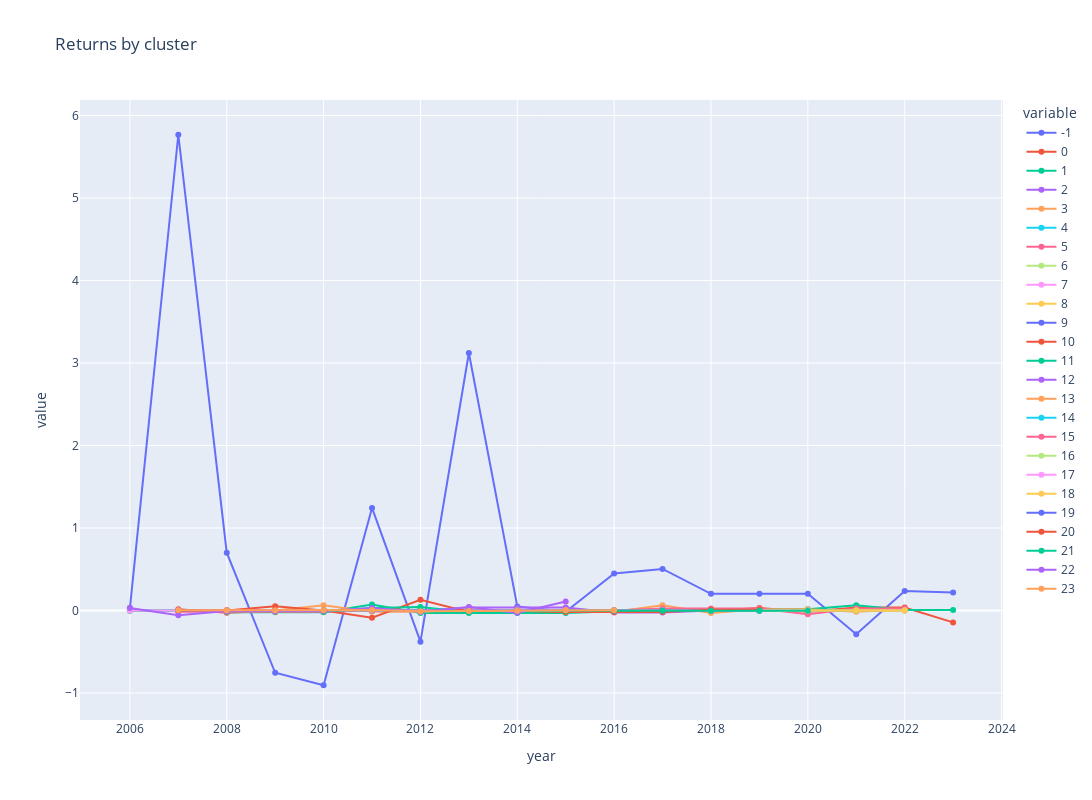

Here is the notebook cell this chart was saved with:
### Code cell
from jre_utils.visualize import plot_time_series


plot_time_series(combined_cluster_df, column="annualized_return", group_by_columns=["cluster_code", "year"], granularity_columns=["cluster_code"], title="Returns by cluster")

### Figure 1 — Plotly figure (JSON) as saved in the notebook; plotly's stock layout.template omitted (floating-point values rounded to 4 significant figures)
{"data": [{"hovertemplate": "variable=-1<br>year=%{x}<br>value=%{y}<extra></extra>", "legendgroup": "-1", "line": {"color": "#636efa", "dash": "solid"}, "marker": {"symbol": "circle"}, "mode": "lines+markers", "name": "-1", "orientation": "v", "showlegend": true, "type": "scatter", "x": [2006, 2007, 2008, 2009, 2010, 2011, 2012, 2013, 2014, 2015, 2016, 2017, 2018, 2019, 2020, 2021, 2022, 2023], "xaxis": "x", "y": [0.02904, 5.766, 0.7009, -0.7553, -0.9065, 1.243, -0.3785, 3.121, 0.04953, -0.01597, 0.4486, 0.5037, 0.2023, 0.2023, 0.2023, -0.2887, 0.2349, 0.2181], "yaxis": "y"}, {"hovertemplate": "variable=0<br>year=%{x}<br>value=%{y}<extra></extra>", "legendgroup": "0", "line": {"color": "#EF553B", "dash": "solid"}, "marker": {"symbol": "circle"}, "mode": "lines+markers", "name": "0", "orientation": "v", "showlegend": true, "type": "scatter", "x": [2006, 2007, 2008, 2009, 2010, 2011, 2012, 2013, 2014, 2015, 2016, 2017, 2018, 2019, 2020, 2021, 2022, 2023], "xaxis": "x", "y": [null, 0.01419, -0.02807, -0.002937, -0.002937, -0.002937, -0.002937, -0.002937, -0.002937, -0.002937, -0.002937, -0.002937, -0.002937, 0.02985, -0.01449, 0.03611, 0.03611, -0.1445], "yaxis": "y"}, {"hovertemplate": "variable=1<br>year=%{x}<br>value=%{y}<extra></extra>", "legendgroup": "1", "line": {"color": "#00cc96", "dash": "solid"}, "marker": {"symbol": "circle"}, "mode": "lines+markers", "name": "1", "orientation": "v", "showlegend": true, "type": "scatter", "x": [2006, 2007, 2008, 2009, 2010, 2011, 2012, 2013, 2014, 2015, 2016, 2017, 2018, 2019, 2020, 2021, 2022, 2023], "xaxis": "x", "y": [null, null, -0.02287, -0.02287, -0.02287, 0.07268, -0.02938, -0.02938, -0.03099, -0.03099, -0.01093, -0.01093, 0.0146, 0.0146, 0.0146, 0.06383, 0.004766, 0.004766], "yaxis": "y"}, {"hovertemplate": "variable=2<br>year=%{x}<br>value=%{y}<extra></extra>", "legendgroup": "2", "line": {"color": "#ab63fa", "dash": "solid"}, "marker": {"symbol": "circle"}, "mode": "lines+markers", "name": "2", "orientation": "v", "showlegend": true, "type": "scatter", "x": [2006, 2007, 2008, 2009, 2010, 2011, 2012, 2013, 2014, 2015, 2016, 2017, 2018, 2019, 2020, 2021, 2022, 2023], "xaxis": "x", "y": [null, null, -0.005465, -0.005465, -0.005465, -0.005465, -0.005465, 0.03574, 0.03574, 0.03574, -0.02532, -0.02532, 0, 0, 0.006341, null, null, null], "yaxis": "y"}, {"hovertemplate": "variable=3<br>year=%{x}<br>value=%{y}<extra></extra>", "legendgroup": "3", "line": {"color": "#FFA15A", "dash": "solid"}, "marker": {"symbol": "circle"}, "mode": "lines+markers", "name": "3", "orientation": "v", "showlegend": true, "type": "scatter", "x": [2006, 2007, 2008, 2009, 2010, 2011, 2012, 2013, 2014, 2015, 2016, 2017, 2018, 2019, 2020, 2021, 2022, 2023], "xaxis": "x", "y": [null, 0, 0, 0, 0.0625, -0.01482, -0.01482, 0.01504, -0.01482, -0.01527, -0.01527, 0.0625, -0.02941, 0.01504, 0.01504, -0.01569, 0.01594, null], "yaxis": "y"}, {"hovertemplate": "variable=4<br>year=%{x}<br>value=%{y}<extra></extra>", "legendgroup": "4", "line": {"color": "#19d3f3", "dash": "solid"}, "marker": {"symbol": "circle"}, "mode": "lines+markers", "name": "4", "orientation": "v", "showlegend": true, "type": "scatter", "x": [2006, 2007, 2008, 2009, 2010, 2011, 2012, 2013, 2014, 2015, 2016, 2017, 2018, 2019, 2020, 2021, 2022, 2023], "xaxis": "x", "y": [null, null, null, null, 0, 0, 0, 0, 0, 0, 0, 0, 0, 0, 0, 0, null, null], "yaxis": "y"}, {"hovertemplate": "variable=5<br>year=%{x}<br>value=%{y}<extra></extra>", "legendgroup": "5", "line": {"color": "#FF6692", "dash": "solid"}, "marker": {"symbol": "circle"}, "mode": "lines+markers", "name": "5", "orientation": "v", "showlegend": true, "type": "scatter", "x": [2006, 2007, 2008, 2009, 2010, 2011, 2012, 2013, 2014, 2015, 2016, 2017, 2018, 2019, 2020, 2021, 2022, 2023], "xaxis": "x", "y": [null, -0.0171, -0.0171, -0.0171, -0.0171, 0, 0, 0, 0, 0, 0, 0.02326, 0.02326, 0.02326, -0.04495, 0.02326, 0.02326, null], "yaxis": "y"}, {"hovertemplate": "variable=6<br>year=%{x}<br>value=%{y}<extra></extra>", "legendgroup": "6", "line": {"color": "#B6E880", "dash": "solid"}, "marker": {"symbol": "circle"}, "mode": "lines+markers", "name": "6", "orientation": "v", "showlegend": true, "type": "scatter", "x": [2006, 2007, 2008, 2009, 2010, 2011, 2012, 2013, 2014, 2015, 2016, 2017, 2018, 2019, 2020, 2021, 2022, 2023], "xaxis": "x", "y": [0, 0, 0, 0, 0, 0, 0, 0, 0, 0, 0, 0, 0, 0, 0, 0, 0, null], "yaxis": "y"}, {"hovertemplate": "variable=7<br>year=%{x}<br>value=%{y}<extra></extra>", "legendgroup": "7", "line": {"color": "#FF97FF", "dash": "solid"}, "marker": {"symbol": "circle"}, "mode": "lines+markers", "name": "7", "orientation": "v", "showlegend": true, "type": "scatter", "x": [2006, 2007, 2008, 2009, 2010, 2011, 2012, 2013, 2014, 2015, 2016, 2017, 2018, 2019, 2020, 2021, 2022, 2023], "xaxis": "x", "y": [null, 0, 0, 0, 0, 0, 0, 0, 0, 0, 0, 0, 0, 0, null, null, null, null], "yaxis": "y"}, {"hovertemplate": "variable=8<br>year=%{x}<br>value=%{y}<extra></extra>", "legendgroup": "8", "line": {"color": "#FECB52", "dash": "solid"}, "marker": {"symbol": "circle"}, "mode": "lines+markers", "name": "8", "orientation": "v", "showlegend": true, "type": "scatter", "x": [2006, 2007, 2008, 2009, 2010, 2011, 2012, 2013, 2014, 2015, 2016, 2017, 2018, 2019, 2020, 2021, 2022, 2023], "xaxis": "x", "y": [0, 0, 0, 0, 0, 0, 0, 0, 0, 0, 0, 0, 0, 0, 0, null, null, null], "yaxis": "y"}, {"hovertemplate": "variable=9<br>year=%{x}<br>value=%{y}<extra></extra>", "legendgroup": "9", "line": {"color": "#636efa", "dash": "solid"}, "marker": {"symbol": "circle"}, "mode": "lines+markers", "name": "9", "orientation": "v", "showlegend": true, "type": "scatter", "x": [2006, 2007, 2008, 2009, 2010, 2011, 2012, 2013, 2014, 2015, 2016, 2017, 2018, 2019, 2020, 2021, 2022, 2023], "xaxis": "x", "y": [1.776e-15, -1.776e-15, 0, 0, 0, 0, 0, 0, 0, 0, 0, null, null, null, null, null, null, null], "yaxis": "y"}, {"hovertemplate": "variable=10<br>year=%{x}<br>value=%{y}<extra></extra>", "legendgroup": "10", "line": {"color": "#EF553B", "dash": "solid"}, "marker": {"symbol": "circle"}, "mode": "lines+markers", "name": "10", "orientation": "v", "showlegend": true, "type": "scatter", "x": [2006, 2007, 2008, 2009, 2010, 2011, 2012, 2013, 2014, 2015, 2016, 2017, 2018, 2019, 2020, 2021, 2022, 2023], "xaxis": "x", "y": [null, 0, 0, 0, 0, 0, 0, 0, 0, 0, 0, 0, 0, 0, null, null, null, null], "yaxis": "y"}, {"hovertemplate": "variable=11<br>year=%{x}<br>value=%{y}<extra></extra>", "legendgroup": "11", "line": {"color": "#00cc96", "dash": "solid"}, "marker": {"symbol": "circle"}, "mode": "lines+markers", "name": "11", "orientation": "v", "showlegend": true, "type": "scatter", "x": [2006, 2007, 2008, 2009, 2010, 2011, 2012, 2013, 2014, 2015, 2016, 2017, 2018, 2019, 2020, 2021, 2022, 2023], "xaxis": "x", "y": [0, 0, 0, 0, 0, 0, 0, 0, 0, 0, 0, 0, 0, 0, 0, 0, null, null], "yaxis": "y"}, {"hovertemplate": "variable=12<br>year=%{x}<br>value=%{y}<extra></extra>", "legendgroup": "12", "line": {"color": "#ab63fa", "dash": "solid"}, "marker": {"symbol": "circle"}, "mode": "lines+markers", "name": "12", "orientation": "v", "showlegend": true, "type": "scatter", "x": [2006, 2007, 2008, 2009, 2010, 2011, 2012, 2013, 2014, 2015, 2016, 2017, 2018, 2019, 2020, 2021, 2022, 2023], "xaxis": "x", "y": [null, 0, 0, 0, 0, 0, 0, 0, 0, 0, 0, 0, 0, 0, null, null, null, null], "yaxis": "y"}, {"hovertemplate": "variable=13<br>year=%{x}<br>value=%{y}<extra></extra>", "legendgroup": "13", "line": {"color": "#FFA15A", "dash": "solid"}, "marker": {"symbol": "circle"}, "mode": "lines+markers", "name": "13", "orientation": "v", "showlegend": true, "type": "scatter", "x": [2006, 2007, 2008, 2009, 2010, 2011, 2012, 2013, 2014, 2015, 2016, 2017, 2018, 2019, 2020, 2021, 2022, 2023], "xaxis": "x", "y": [0, 0, 0, 0, 0, 0, 0, 0, 0, 0, 0, 0, null, null, null, null, null, null], "yaxis": "y"}, {"hovertemplate": "variable=14<br>year=%{x}<br>value=%{y}<extra></extra>", "legendgroup": "14", "line": {"color": "#19d3f3", "dash": "solid"}, "marker": {"symbol": "circle"}, "mode": "lines+markers", "name": "14", "orientation": "v", "showlegend": true, "type": "scatter", "x": [2006, 2007, 2008, 2009, 2010, 2011, 2012, 2013, 2014, 2015, 2016, 2017, 2018, 2019, 2020, 2021, 2022, 2023], "xaxis": "x", "y": [0, 0, 0, 0, 0, 0, 0, 0, 0, 0, 0, 0, 0, 0, 0, null, null, null], "yaxis": "y"}, {"hovertemplate": "variable=15<br>year=%{x}<br>value=%{y}<extra></extra>", "legendgroup": "15", "line": {"color": "#FF6692", "dash": "solid"}, "marker": {"symbol": "circle"}, "mode": "lines+markers", "name": "15", "orientation": "v", "showlegend": true, "type": "scatter", "x": [2006, 2007, 2008, 2009, 2010, 2011, 2012, 2013, 2014, 2015, 2016, 2017, 2018, 2019, 2020, 2021, 2022, 2023], "xaxis": "x", "y": [null, 0, 0, 0, 0, 0, 0, 0, 0, 0, 0, 0, 0, 0, 0, 0, 0, null], "yaxis": "y"}, {"hovertemplate": "variable=16<br>year=%{x}<br>value=%{y}<extra></extra>", "legendgroup": "16", "line": {"color": "#B6E880", "dash": "solid"}, "marker": {"symbol": "circle"}, "mode": "lines+markers", "name": "16", "orientation": "v", "showlegend": true, "type": "scatter", "x": [2006, 2007, 2008, 2009, 2010, 2011, 2012, 2013, 2014, 2015, 2016, 2017, 2018, 2019, 2020, 2021, 2022, 2023], "xaxis": "x", "y": [null, null, 0, 0, 0, 0, 0, 0, 0, 0, 0, 0, 0, 0, 0, 0, 0, null], "yaxis": "y"}, {"hovertemplate": "variable=17<br>year=%{x}<br>value=%{y}<extra></extra>", "legendgroup": "17", "line": {"color": "#FF97FF", "dash": "solid"}, "marker": {"symbol": "circle"}, "mode": "lines+markers", "name": "17", "orientation": "v", "showlegend": true, "type": "scatter", "x": [2006, 2007, 2008, 2009, 2010, 2011, 2012, 2013, 2014, 2015, 2016, 2017, 2018, 2019, 2020, 2021, 2022, 2023], "xaxis": "x", "y": [0, 0, 0, 0, 0, 0, 0, 0, 0, 0, 0, 0, 0, 0, 0, null, null, null], "yaxis": "y"}, {"hovertemplate": "variable=18<br>year=%{x}<br>value=%{y}<extra></extra>", "legendgroup": "18", "line": {"color": "#FECB52", "dash": "solid"}, "marker": {"symbol": "circle"}, "mode": "lines+markers", "name": "18", "orientation": "v", "showlegend": true, "type": "scatter", "x": [2006, 2007, 2008, 2009, 2010, 2011, 2012, 2013, 2014, 2015, 2016, 2017, 2018, 2019, 2020, 2021, 2022, 2023], "xaxis": "x", "y": [null, null, null, 0, 0, 0, 0, 0, 0, 0, 0, 0, 0, 0, 0, 0, 0, null], "yaxis": "y"}, {"hovertemplate": "variable=19<br>year=%{x}<br>value=%{y}<extra></extra>", "legendgroup": "19", "line": {"color": "#636efa", "dash": "solid"}, "marker": {"symbol": "circle"}, "mode": "lines+markers", "name": "19", "orientation": "v", "showlegend": true, "type": "scatter", "x": [2006, 2007, 2008, 2009, 2010, 2011, 2012, 2013, 2014, 2015, 2016, 2017, 2018, 2019, 2020, 2021, 2022, 2023], "xaxis": "x", "y": [null, 0, 0, 0, 0, 0, 0, 0, 0, 0, 0, 0, 0, 0, null, null, null, null], "yaxis": "y"}, {"hovertemplate": "variable=20<br>year=%{x}<br>value=%{y}<extra></extra>", "legendgroup": "20", "line": {"color": "#EF553B", "dash": "solid"}, "marker": {"symbol": "circle"}, "mode": "lines+markers", "name": "20", "orientation": "v", "showlegend": true, "type": "scatter", "x": [2006, 2007, 2008, 2009, 2010, 2011, 2012, 2013, 2014, 2015, 2016, 2017, 2018, 2019, 2020, 2021, 2022, 2023], "xaxis": "x", "y": [null, 0, 0, 0.05, 0, -0.08734, 0.1305, -0.01918, -0.01918, -0.01918, -0.01918, -0.01918, 0.008439, 0.008439, null, null, null, null], "yaxis": "y"}, {"hovertemplate": "variable=21<br>year=%{x}<br>value=%{y}<extra></extra>", "legendgroup": "21", "line": {"color": "#00cc96", "dash": "solid"}, "marker": {"symbol": "circle"}, "mode": "lines+markers", "name": "21", "orientation": "v", "showlegend": true, "type": "scatter", "x": [2006, 2007, 2008, 2009, 2010, 2011, 2012, 2013, 2014, 2015, 2016, 2017, 2018, 2019, 2020, 2021, 2022, 2023], "xaxis": "x", "y": [null, null, null, null, -0.01439, 0.02931, 0.04296, -0.02076, -0.02076, -0.002395, -0.002395, -0.002395, -0.002395, -0.002395, -0.002395, null, null, null], "yaxis": "y"}, {"hovertemplate": "variable=22<br>year=%{x}<br>value=%{y}<extra></extra>", "legendgroup": "22", "line": {"color": "#ab63fa", "dash": "solid"}, "marker": {"symbol": "circle"}, "mode": "lines+markers", "name": "22", "orientation": "v", "showlegend": true, "type": "scatter", "x": [2006, 2007, 2008, 2009, 2010, 2011, 2012, 2013, 2014, 2015, 2016, 2017, 2018, 2019, 2020, 2021, 2022, 2023], "xaxis": "x", "y": [0.02899, -0.05801, -0.007595, -0.007595, -0.007595, 0.02839, -0.01626, 0.04263, -0.02915, 0.1089, null, null, null, null, null, null, null, null], "yaxis": "y"}, {"hovertemplate": "variable=23<br>year=%{x}<br>value=%{y}<extra></extra>", "legendgroup": "23", "line": {"color": "#FFA15A", "dash": "solid"}, "marker": {"symbol": "circle"}, "mode": "lines+markers", "name": "23", "orientation": "v", "showlegend": true, "type": "scatter", "x": [2006, 2007, 2008, 2009, 2010, 2011, 2012, 2013, 2014, 2015, 2016, 2017, 2018, 2019, 2020, 2021, 2022, 2023], "xaxis": "x", "y": [null, 0.003802, 0.003802, 0.003802, 0.003802, 0.005038, -0.01, -0.005166, -0.002587, 0.003893, 0.003893, null, null, null, null, null, null, null], "yaxis": "y"}], "layout": {"autosize": false, "height": 800, "hovermode": "closest", "legend": {"title": {"text": "variable"}, "tracegroupgap": 0}, "showlegend": true, "title": {"text": "Returns by cluster"}, "width": 1600, "xaxis": {"anchor": "y", "domain": [0, 1], "title": {"text": "year"}}, "yaxis": {"anchor": "x", "domain": [0, 1], "title": {"text": "value"}}}}
